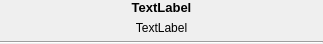
<?xml version="1.0" encoding="UTF-8"?>
<ui version="4.0">
 <class>Form</class>
 <widget class="QWidget" name="Form">
  <property name="geometry">
   <rect>
    <x>0</x>
    <y>0</y>
    <width>323</width>
    <height>35</height>
   </rect>
  </property>
  <property name="windowTitle">
   <string>Form</string>
  </property>
  <layout class="QGridLayout" name="gridLayout_3">
   <property name="leftMargin">
    <number>0</number>
   </property>
   <property name="topMargin">
    <number>0</number>
   </property>
   <property name="rightMargin">
    <number>0</number>
   </property>
   <property name="bottomMargin">
    <number>0</number>
   </property>
   <item row="1" column="0">
    <widget class="QLabel" name="mangaLabel">
     <property name="sizeIncrement">
      <size>
       <width>5</width>
       <height>5</height>
      </size>
     </property>
     <property name="font">
      <font>
       <pointsize>10</pointsize>
       <weight>75</weight>
       <bold>true</bold>
       <strikeout>false</strikeout>
       <kerning>true</kerning>
      </font>
     </property>
     <property name="frameShape">
      <enum>QFrame::Box</enum>
     </property>
     <property name="lineWidth">
      <number>0</number>
     </property>
     <property name="text">
      <string>TextLabel</string>
     </property>
     <property name="alignment">
      <set>Qt::AlignCenter</set>
     </property>
     <property name="wordWrap">
      <bool>true</bool>
     </property>
    </widget>
   </item>
   <item row="2" column="0">
    <widget class="QLabel" name="chapterLabel">
     <property name="text">
      <string>TextLabel</string>
     </property>
     <property name="alignment">
      <set>Qt::AlignCenter</set>
     </property>
    </widget>
   </item>
   <item row="3" column="0">
    <widget class="Line" name="line">
     <property name="orientation">
      <enum>Qt::Horizontal</enum>
     </property>
    </widget>
   </item>
  </layout>
 </widget>
 <resources/>
 <connections/>
</ui>
